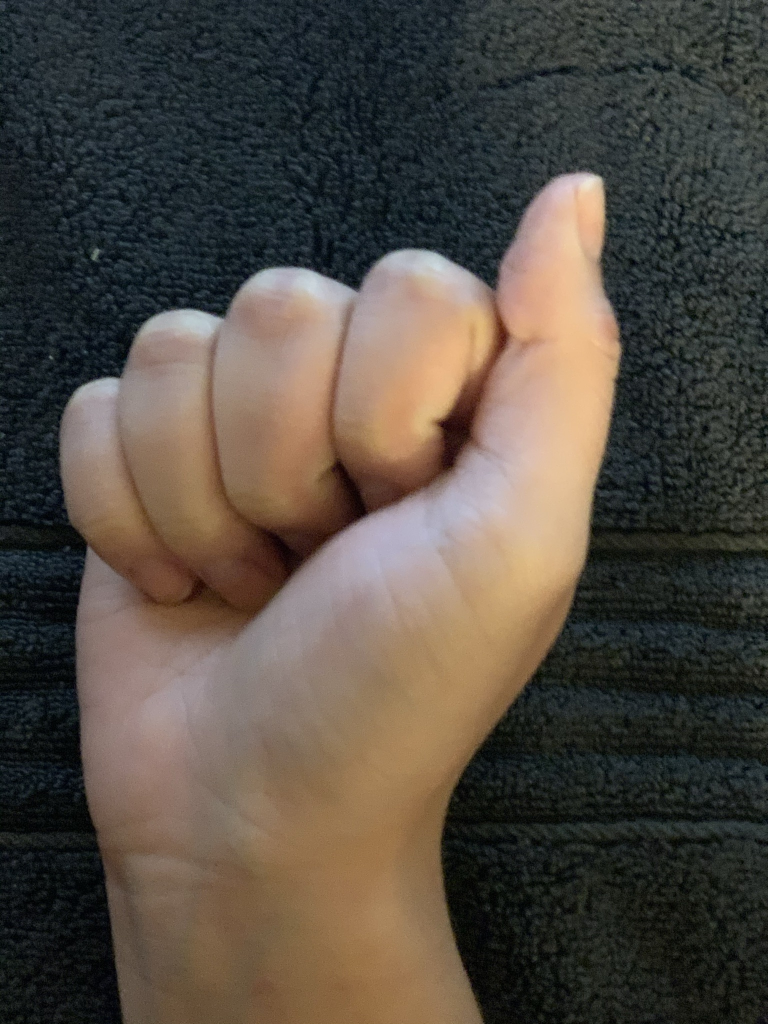
#> input picture Test AM/Images AM/A.1.jpg, 1536 x 2048 px (shown at 1/2 size); its folder holds only this picture in this run
$ jupyter execute resize-images-AM.ipynb   (shell and % lines are left out)
#> lines starting #> are read from the running program, lines starting #| are printed output that depends on the picture
[cell 1]
from PIL import Image, ImageOps
import os

[cell 2]
folder = "C:/Users/amartin/Desktop/Homework/Last Project/adhi-mating_ASL/Test AM/Images AM"

[cell 3]
[_ for _ in os.walk(folder)];

[cell 4]
count = 1
for folder, subfolder, files in os.walk(folder):
    for file in files:
        pic = folder + '/' + file
        hand_sign = Image.open(pic)
#> hand_sign is the input picture: PIL image 1536x2048 RGB; mean R, G, B 83.1, 75.3, 66.7

        resized = hand_sign.resize((200,200))
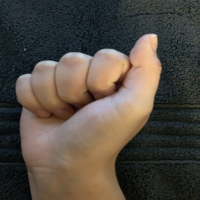
#> resized: PIL image 200x200 RGB; mean R, G, B 83.1, 75.3, 66.7

        new_folder = folder[:(folder.rfind('/') + 1)] + 'resized pics AM'
        #import pdb; pdb.set_trace()
        resized.save(new_folder + '/' + 'resized' + str(count) + '.jpg')
        count += 1


$ run again, on Test AM/Images AM/B.2.jpg
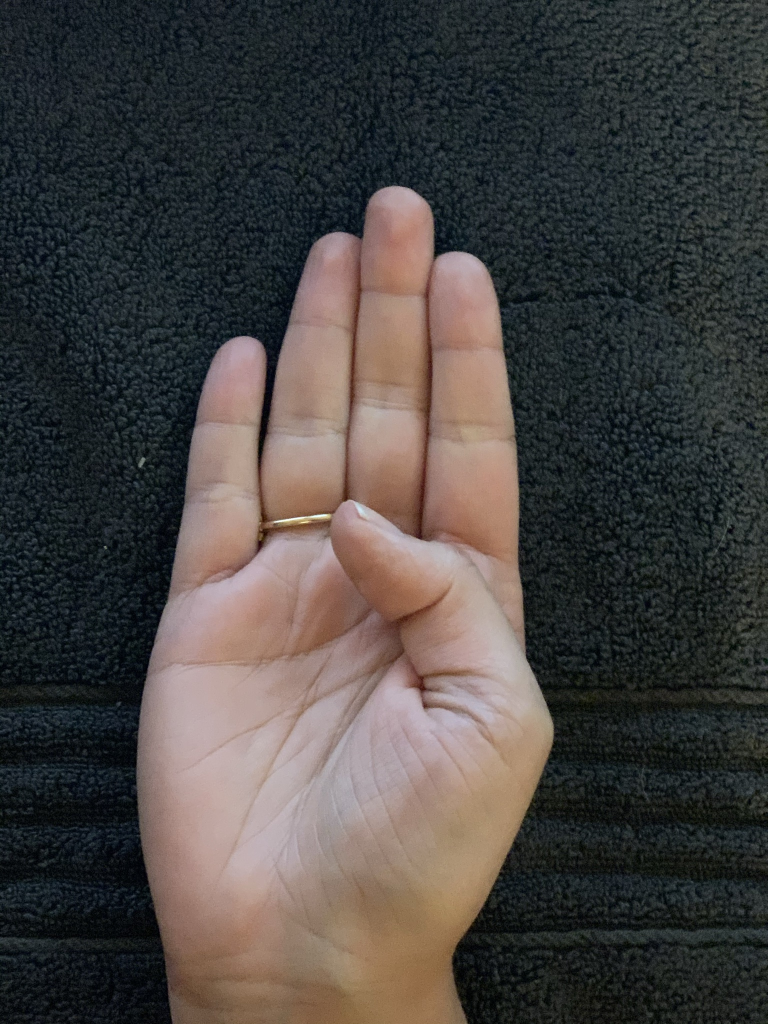
#> input picture Test AM/Images AM/B.2.jpg, 1536 x 2048 px (shown at 1/2 size)
#> hand_sign is the input picture: PIL image 1536x2048 RGB; mean R, G, B 71.6, 67.6, 65.7
#> `resized = hand_sign.resize((200,200))`:
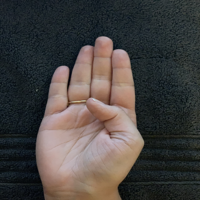
#> resized: PIL image 200x200 RGB; mean R, G, B 71.6, 67.6, 65.7

$ run again, on Test AM/Images AM/B.3.jpg
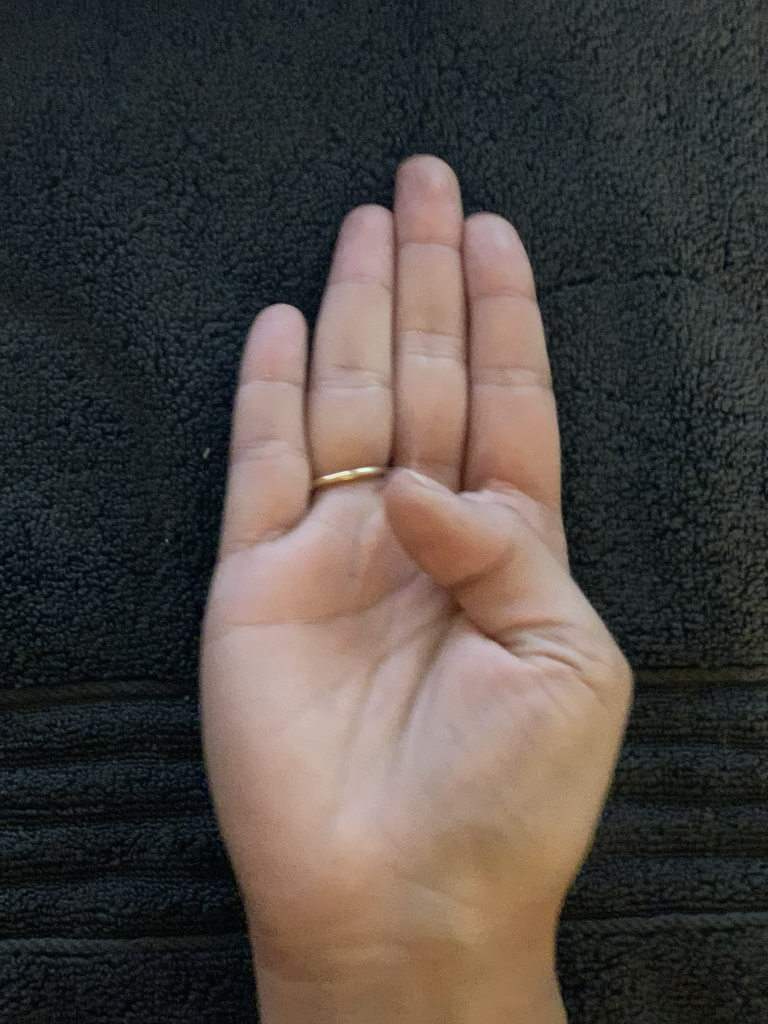
#> input picture Test AM/Images AM/B.3.jpg, 1536 x 2048 px (shown at 1/2 size)
#> hand_sign is the input picture: PIL image 1536x2048 RGB; mean R, G, B 76.3, 70.1, 65.9
#> `resized = hand_sign.resize((200,200))`:
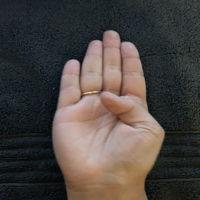
#> resized: PIL image 200x200 RGB; mean R, G, B 76.3, 70.1, 65.9

$ run again, on Test AM/Images AM/C.1.jpg
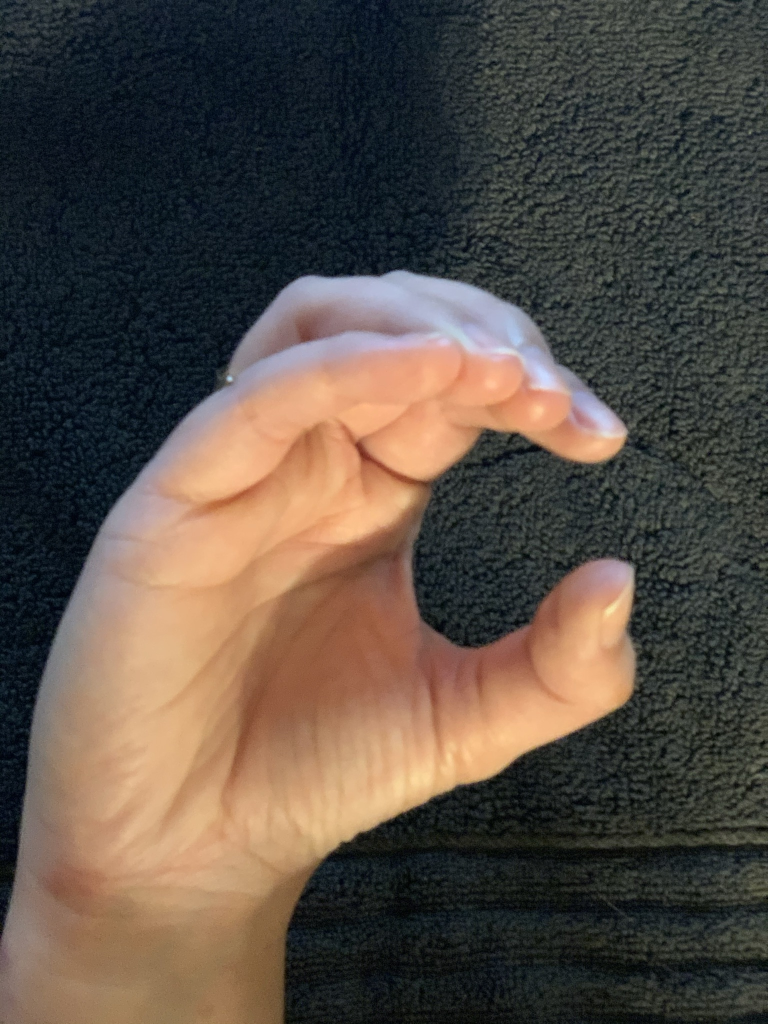
#> input picture Test AM/Images AM/C.1.jpg, 1536 x 2048 px (shown at 1/2 size)
#> hand_sign is the input picture: PIL image 1536x2048 RGB; mean R, G, B 88.2, 77.7, 68.9
#> `resized = hand_sign.resize((200,200))`:
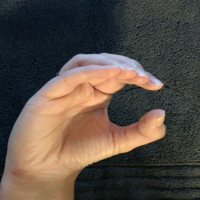
#> resized: PIL image 200x200 RGB; mean R, G, B 88.2, 77.7, 68.9

$ run again, on Test AM/Images AM/A.2.jpg
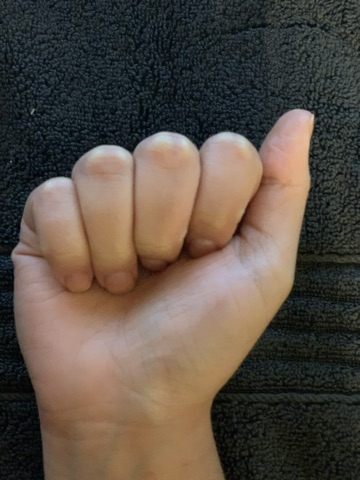
#> input picture Test AM/Images AM/A.2.jpg, 360 x 480 px
#> hand_sign is the input picture: PIL image 360x480 RGB; mean R, G, B 89.4, 78.8, 68.9
#> `resized = hand_sign.resize((200,200))`:
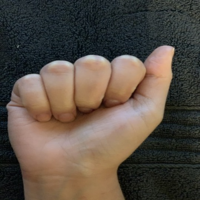
#> resized: PIL image 200x200 RGB; mean R, G, B 89.4, 78.7, 68.9
